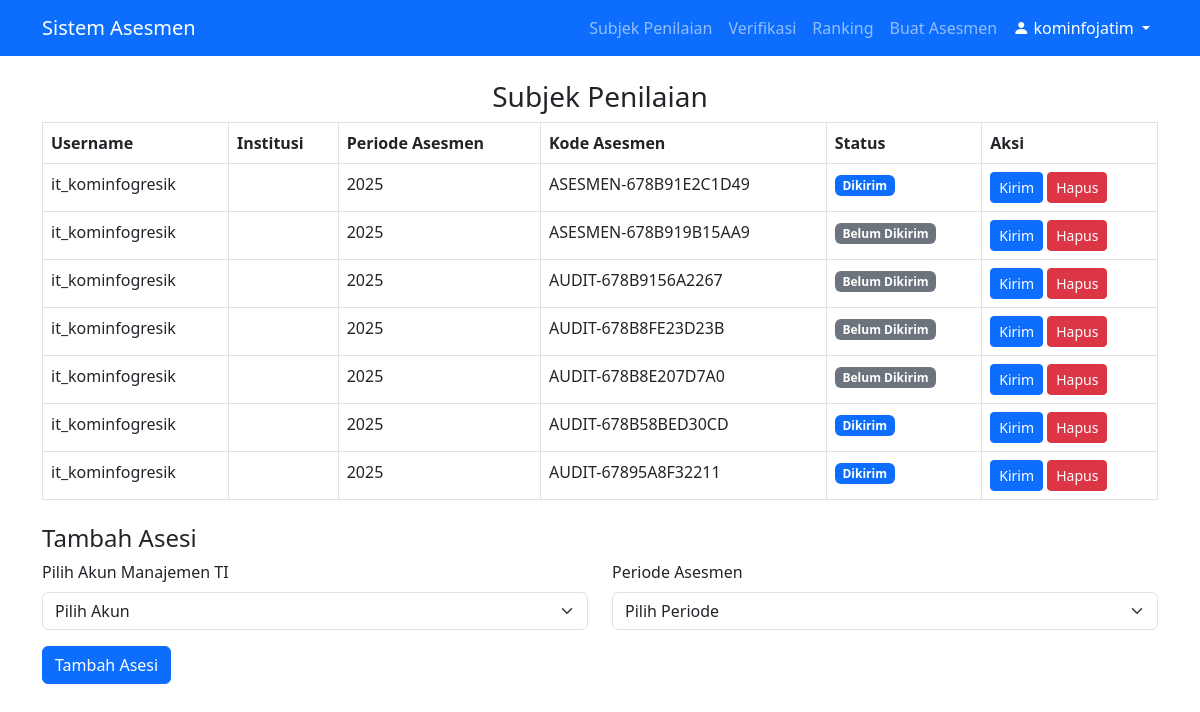
Page /views/tim_penilai/subjects.php (signed in) on the earlier database version.
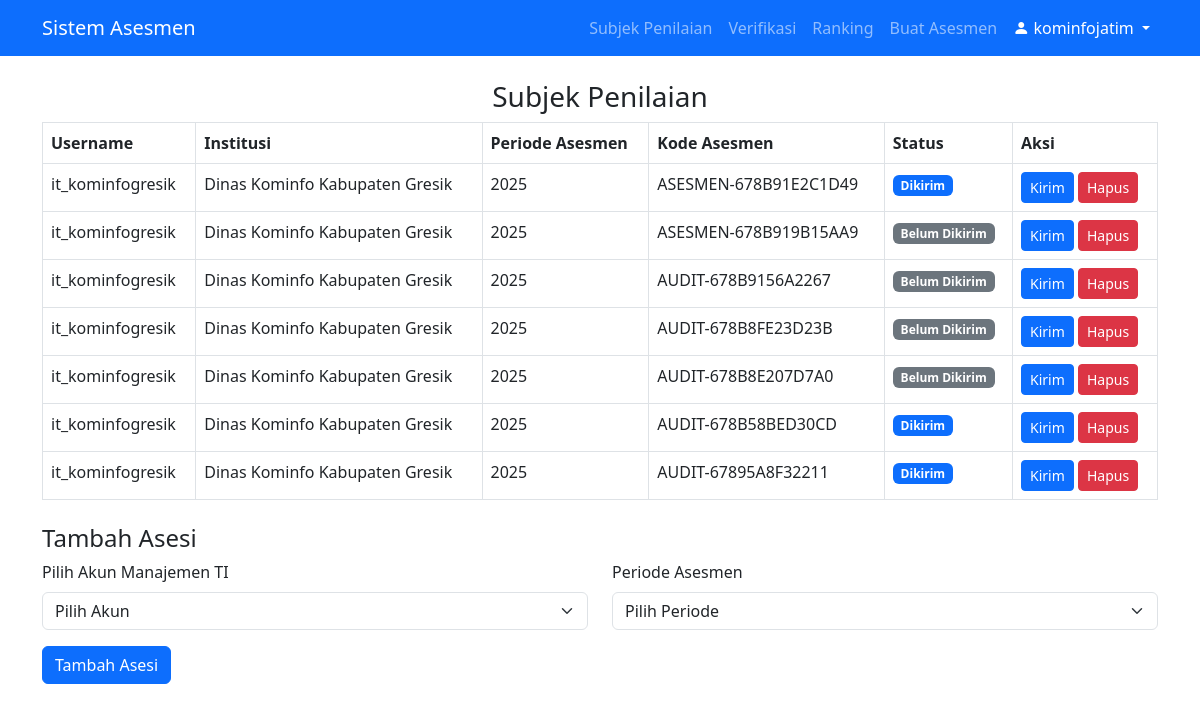
Same page on the later database version.
### tables this page shows
CREATE TABLE `asesi` (
  `id` int(11) NOT NULL,
  `asesmen_kode` varchar(50) DEFAULT NULL,
  `user_id` int(11) NOT NULL,
  `asesmen_periode` int(11) DEFAULT NULL,
  `created_at` timestamp NOT NULL DEFAULT CURRENT_TIMESTAMP,
  `form_status` tinyint(1) NOT NULL DEFAULT '0'
);

CREATE TABLE `users` (
  `id` int(11) NOT NULL,
  `username` varchar(50) NOT NULL,
  `password` varchar(255) NOT NULL,
  `role` enum('Manajemen TI','Admin','Tim Penilai','IT Auditor') NOT NULL,
  `institusi` varchar(255) DEFAULT NULL,
  `created_at` timestamp NOT NULL DEFAULT CURRENT_TIMESTAMP
);

### views/tim_penilai/subjects.php (the view, shortened to what this page needs)
<?php
include '../../includes/db.php';
include '../../includes/header.php';
function mapFormStatusToLabel($status, $role)
{
    $status_map = [
        'Manajemen TI' => [
            0 => 'Belum Diterima',
            1 => 'Diterima',
            2 => 'Draf',
            3 => 'Terkirim'
        ],
        'Tim Penilai' => [
            0 => 'Belum Dikirim',
            1 => 'Dikirim',
            2 => 'Dibaca',
            3 => 'Self-Assessment Diterima'
        ]
    ];
    if (isset($status_map[$role]) && isset($status_map[$role][$status])) {
        return $status_map[$role][$status];
    }
    return 'Tidak Diketahui';
}
$selected_periode = isset($_GET['asesmen_periode']) ? (int)$_GET['asesmen_periode'] : null;
$asesi_query = $conn->query("
    SELECT a.id AS asesi_id, a.asesmen_kode, u.username, u.institusi, a.asesmen_periode, a.form_status
    FROM asesi a
    JOIN users u ON a.user_id = u.id
    " . ($selected_periode ? "WHERE a.asesmen_periode = $selected_periode" : "") . "
    ORDER BY a.created_at DESC
");
?>
<h3 class="text-center">Subjek Penilaian</h3>
<table class="table table-bordered">
    <thead>
        <tr>
            <th>Username</th>
            <th>Institusi</th>
            <th>Periode Asesmen</th>
            <th>Kode Asesmen</th>
            <th>Status</th>
            <th>Aksi</th>
        </tr>
    </thead>
    <tbody>
        <?php if ($asesi_query && $asesi_query->num_rows > 0): ?>
            <?php while ($row = $asesi_query->fetch_assoc()): ?>
                <tr>
                    <td><?php echo htmlspecialchars($row['username']); ?></td>
                    <td><?php echo htmlspecialchars($row['institusi']); ?></td>
                    <td><?php echo htmlspecialchars($row['asesmen_periode']); ?></td>
                    <td><?php echo htmlspecialchars($row['asesmen_kode']); ?></td>
                    <td>
                        <?php
                        $status_label = mapFormStatusToLabel($row['form_status'], 'Tim Penilai');
                        $badge_class = $row['form_status'] == 3 ? 'success' :
                                    ($row['form_status'] == 2 ? 'warning' :
                                    ($row['form_status'] == 1 ? 'primary' : 'secondary'));
                        ?>
                        <span class="badge bg-<?php echo $badge_class; ?>">
                            <?php echo htmlspecialchars($status_label); ?>
                        </span>
                    </td>
                    <td>
                        <?php if ($row['form_status'] == 3): ?>
                            <a href="verify_assessment.php?asesi_id=<?php echo $row['asesi_id']; ?>" class="btn btn-sm btn-primary">Verifikasi</a>
                        <?php else: ?>
                            <a href="?send_to_asesi_id=<?php echo $row['asesi_id']; ?>" class="btn btn-sm btn-primary">Kirim</a>
                        <?php endif; ?>
                        <a href="?delete_asesi_id=<?php echo $row['asesi_id']; ?>" class="btn btn-sm btn-danger" onclick="return confirm('Yakin ingin menghapus Asesi ini?')">Hapus</a>
                    </td>
                </tr>
            <?php endwhile; ?>
        <?php else: ?>
            <tr>
                <td colspan="6" class="text-center">Tidak ada Asesi untuk periode ini.</td>
            </tr>
        <?php endif; ?>
    </tbody>
</table>
<h4 class="mt-4">Tambah Asesi</h4>
<form method="POST" action="">
    <div class="row">
        <div class="col-md-6">
            <label for="user_id" class="form-label">Pilih Akun Manajemen TI</label>
            <select name="user_id" id="user_id" class="form-select" required>
                <option value="" disabled selected>Pilih Akun</option>
            </select>
        </div>
        <div class="col-md-6">
            <label for="asesmen_periode" class="form-label">Periode Asesmen</label>
            <select name="asesmen_periode" id="asesmen_periode" class="form-select" required>
                <option value="" disabled selected>Pilih Periode</option>
            </select>
        </div>
    </div>
    <button type="submit" name="add_asesi" class="btn btn-primary mt-3">Tambah Asesi</button>
</form>

### includes/header.php (shortened to what this page needs)
<!DOCTYPE html>
<html lang="en">
<head>
    <link href="https://cdn.jsdelivr.net/npm/bootstrap@5.3.0/dist/css/bootstrap.min.css" rel="stylesheet">
    <link href="https://cdn.jsdelivr.net/npm/bootstrap-icons/font/bootstrap-icons.css" rel="stylesheet">
</head>
<body>
<nav class="navbar navbar-expand-lg navbar-dark bg-primary">
    <div class="container">
        <a class="navbar-brand" href="/tugasakhir/views/dashboard.php">Sistem Asesmen</a>
        <?php if (isset($_SESSION['user'])): ?>
            <div class="collapse navbar-collapse" id="navbarNav">
                <ul class="navbar-nav ms-auto">
                    <?php if ($_SESSION['role'] === 'Admin'): ?>
                        <li class="nav-item"><a class="nav-link" href="/tugasakhir/views/admin/manage_users.php">Manajemen Pengguna</a></li>
                        <li class="nav-item"><a class="nav-link" href="/tugasakhir/views/admin/manage_questions.php">Manajemen Pertanyaan</a></li>
                        <li class="nav-item"><a class="nav-link" href="/tugasakhir/views/admin/manage_standard.php">Manajemen Standard</a></li>
                        <li class="nav-item"><a class="nav-link" href="/tugasakhir/views/admin/manage_criteria.php">Manajemen Kriteria</a></li>
                        <li class="nav-item"><a class="nav-link" href="/tugasakhir/views/admin/log_aktivitas.php">Log Aktivitas</a></li>
                    <?php elseif ($_SESSION['role'] === 'Tim Penilai'): ?>
                        <li class="nav-item"><a class="nav-link" href="/tugasakhir/views/tim_penilai/subjects.php">Subjek Penilaian</a></li>
                        <li class="nav-item"><a class="nav-link" href="/tugasakhir/views/tim_penilai/verify_assessment.php">Verifikasi</a></li>
                        <li class="nav-item"><a class="nav-link" href="/tugasakhir/views/tim_penilai/rankings.php">Ranking</a></li>
                        <li class="nav-item"><a class="nav-link" href="/tugasakhir/views/tim_penilai/create_assessment.php">Buat Asesmen</a></li>
                    <?php endif; ?>
                    <li class="nav-item dropdown">
                        <a class="nav-link dropdown-toggle text-white" href="#" id="userDropdown" role="button" data-bs-toggle="dropdown" aria-expanded="false">
                            <i class="bi bi-person-fill"></i> <?php echo htmlspecialchars($_SESSION['user']); ?>
                        </a>
                    </li>
                </ul>
            </div>
        <?php endif; ?>
    </div>
</nav>
<div class="container mt-4">

Differences in the rows shown:
changed through a linked row, asesi "ASESMEN-678B91E2C1D49": user.institusi (not shown) → "Dinas Kominfo Kabupaten Gresik"
changed through a linked row, asesi "ASESMEN-678B919B15AA9": user.institusi (not shown) → "Dinas Kominfo Kabupaten Gresik"
changed through a linked row, asesi "AUDIT-678B9156A2267": user.institusi (not shown) → "Dinas Kominfo Kabupaten Gresik"
changed through a linked row, asesi "AUDIT-678B8FE23D23B": user.institusi (not shown) → "Dinas Kominfo Kabupaten Gresik"
changed through a linked row, asesi "AUDIT-678B8E207D7A0": user.institusi (not shown) → "Dinas Kominfo Kabupaten Gresik"
changed through a linked row, asesi "AUDIT-678B58BED30CD": user.institusi (not shown) → "Dinas Kominfo Kabupaten Gresik"
changed through a linked row, asesi "AUDIT-67895A8F32211": user.institusi (not shown) → "Dinas Kominfo Kabupaten Gresik"
